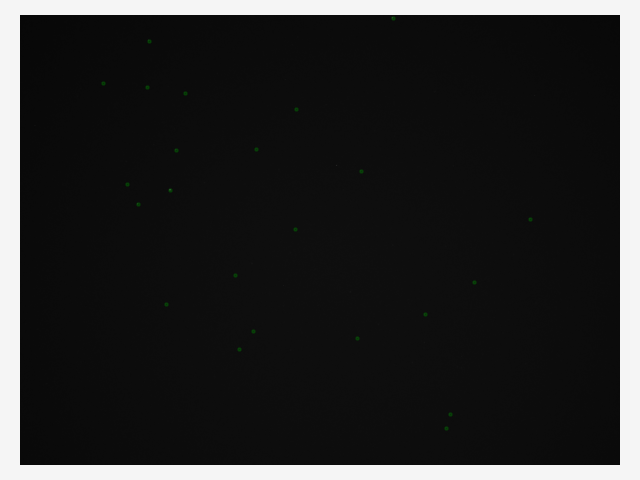
#> input picture startrack-demo/test.png, 640 x 480 px
$ python invertimgg.py
#> lines starting #> are read from the running program, lines starting #| are printed output that depends on the picture
from PIL import Image, ImageOps

def invert_image(image_path, output_path):
  """
  Inverts the colors of an image and saves it.

  Args:
      image_path: Path to the input image file.
      output_path: Path to save the inverted image.
  """
#> called with image_path = 'test.png', output_path = 'inverted_test.png'
  try:
    image = Image.open(image_path)
#> image is the input picture: PIL image 640x480 RGBA; mean R, G, B, A 40.2, 40.3, 40.2, 255
    inverted_image = image.convert('RGB').convert('L').convert('RGB')  # Ensure RGB mode
    inverted_image = ImageOps.invert(inverted_image)
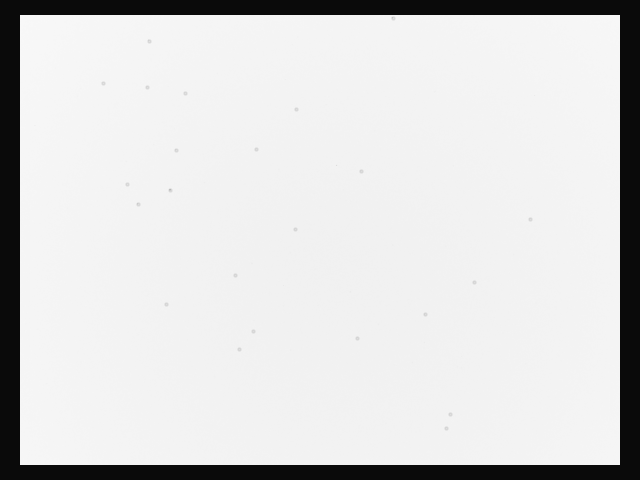
#> inverted_image: PIL image 640x480 RGB; min 10, max 248, mean 214.8
    inverted_image.save(output_path)
    print(f"Image inverted and saved to: {output_path}")
  except FileNotFoundError:
    print(f"Error: File not found at {image_path}")
  except Exception as e:
    print(f"Error inverting image: {e}")

# Example usage
image_path = "test.png"
output_path = "inverted_test.png"
invert_image(image_path, output_path)

$ run again, with startrack-demo/ann_Github_Validation_ra12_de58_roll90.png copied over startrack-demo/test.png
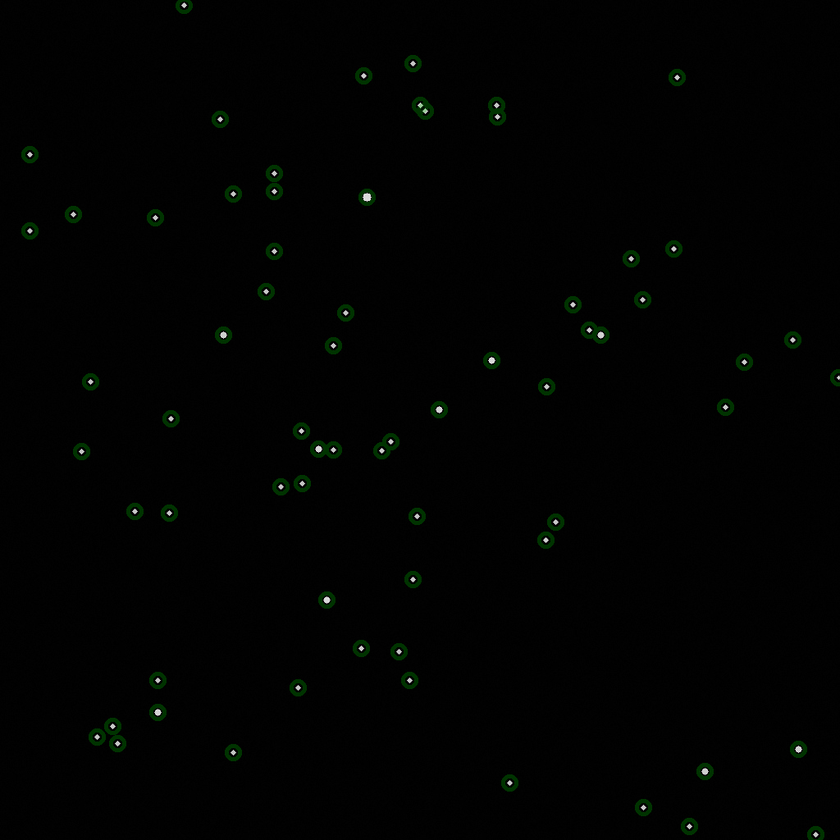
#> input picture startrack-demo/ann_Github_Validation_ra12_de58_roll90.png, 840 x 840 px, shrunk from 1024 x 1024 before the run
#> in invert_image, image is the input picture: PIL image 840x840 RGBA; mean R, G, B, A 1.4, 2.2, 1.4, 255
#> in invert_image, `inverted_image = ImageOps.invert(inverted_image)`:
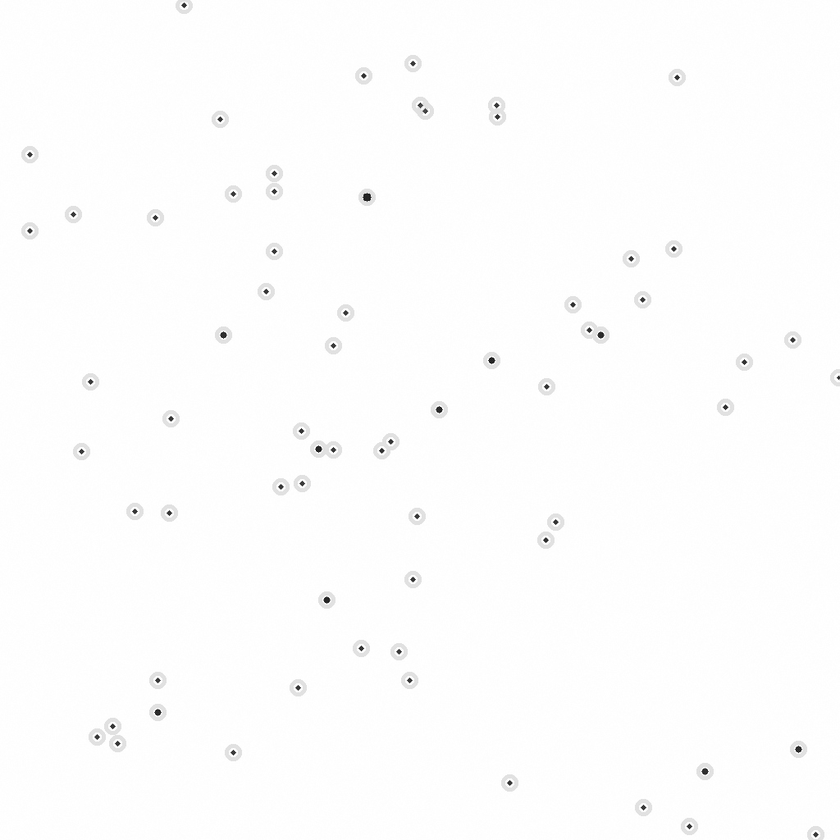
#> inverted_image: PIL image 840x840 RGB; min 5, max 255, mean 253.2

$ run again, with startrack-demo/ann_ra23.953284595193427_de3.243865320346328e-05_roll77.7014685399641_FOV25_CYGNUS.png copied over startrack-demo/test.png
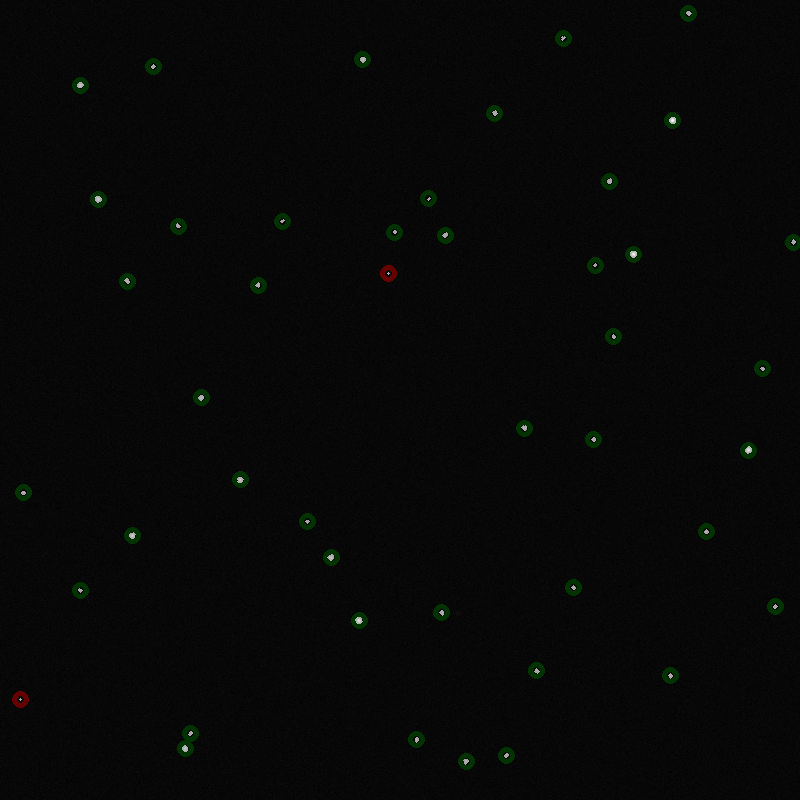
#> input picture startrack-demo/ann_ra23.953284595193427_de3.243865320346328e-05_roll77.7014685399641_FOV25_CYGNUS.png, 800 x 800 px
#> in invert_image, image is the input picture: PIL image 800x800 RGBA; mean R, G, B, A 7.4, 8, 7.4, 255
#> in invert_image, `inverted_image = ImageOps.invert(inverted_image)`:
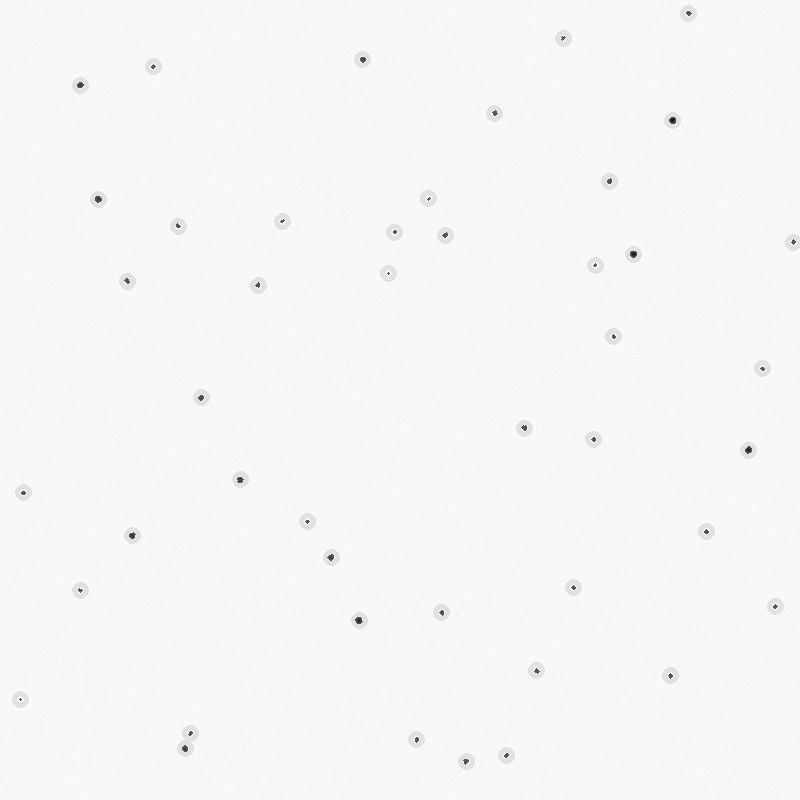
#> inverted_image: PIL image 800x800 RGB; min 0, max 255, mean 247.2

$ run again, with startrack-demo/ann_ra27.29082014729239_de0.004234126432555548_roll38.53250162216755_FOV30_CAS.png copied over startrack-demo/test.png
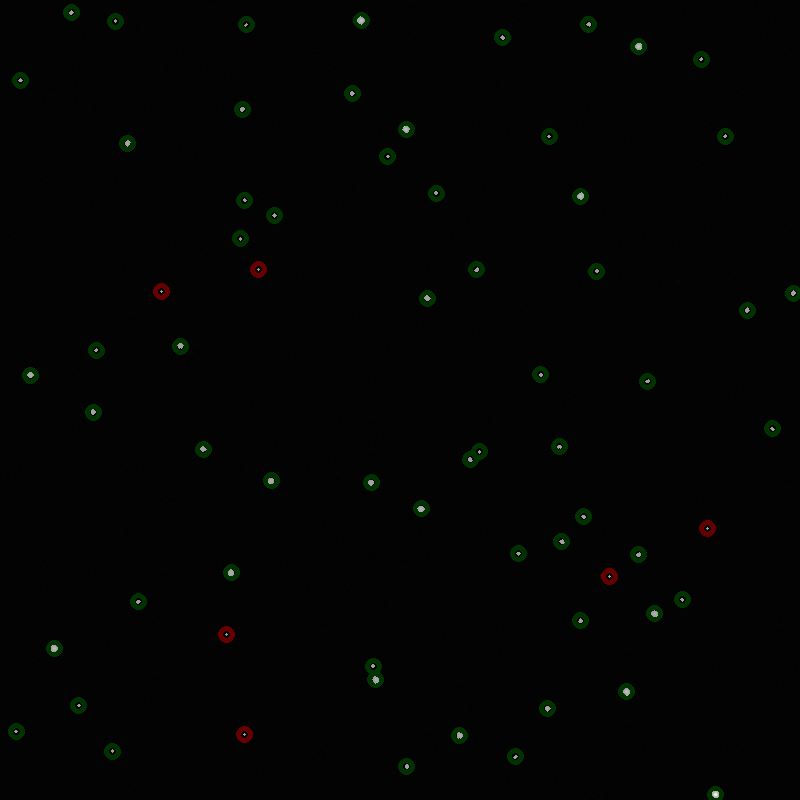
#> input picture startrack-demo/ann_ra27.29082014729239_de0.004234126432555548_roll38.53250162216755_FOV30_CAS.png, 800 x 800 px
#> in invert_image, image is the input picture: PIL image 800x800 RGBA; mean R, G, B, A 3.3, 4, 3.1, 255
#> in invert_image, `inverted_image = ImageOps.invert(inverted_image)`:
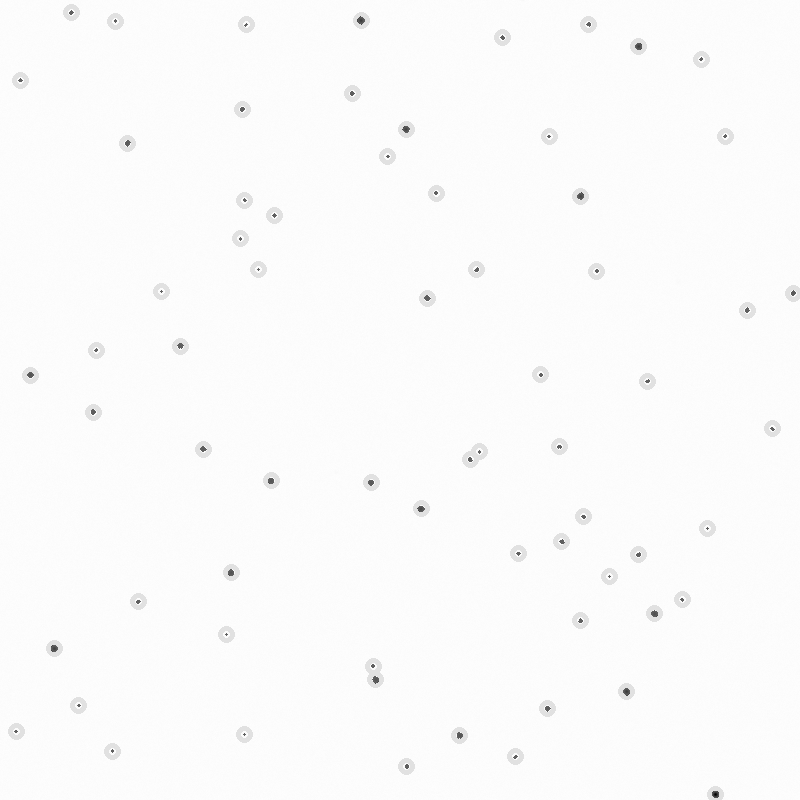
#> inverted_image: PIL image 800x800 RGB; min 0, max 255, mean 251.3
